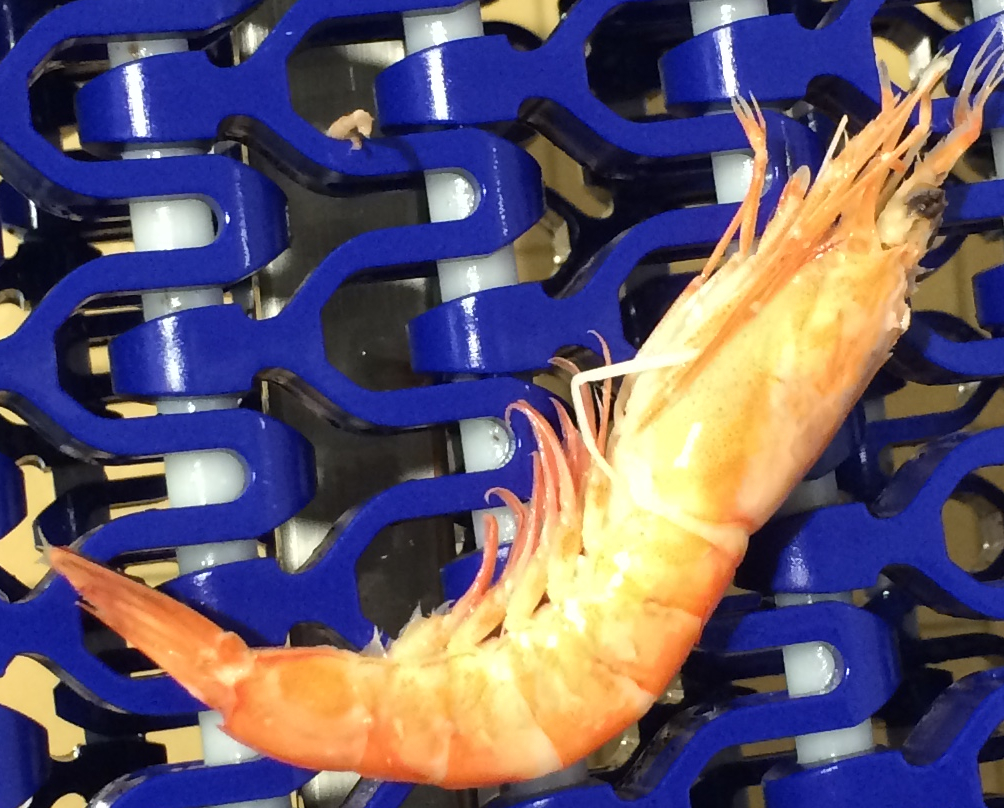
#> input picture images/peque.jpg, 1004 x 808 px, found by its file name
$ jupyter execute --allow-errors 'dieta notebook colores gambas.ipynb'   (shell and % lines are left out)
#> lines starting #> are read from the running program, lines starting #| are printed output that depends on the picture; after the words box and inside, x2 and y2 are one past the last pixel; in counts of white or black regions, pixels touching at a corner belong together
# Partes del notebook:
- Introducción
- Carga de datos.
- Procesamiento de la image. Diferencia de colores usando el modelo LAB.
- Análisis de las componentes conexas.

## Introducción

En este notebook se presenta un prototipo para el análisis oclusal.
La aplicación se divide en carga de datos, procesamiento de la imagen y análisis de la imagen.

## Carga de datos

[cell 1]
from tkinter import *
from tkinter.filedialog import askopenfilename
from tkinter.messagebox import showerror

fname = "" # Esto va a ser el nombre del archivo

class MyFrame(Frame):
    def __init__(self):
        Frame.__init__(self)
        self.master.title("Carga Imágenes")
        self.master.rowconfigure(5, weight=1)
        self.master.columnconfigure(5, weight=1)
        self.grid(sticky=W+E+N+S)

        self.button = Button(self, text="Explora", command=self.load_file, width=10)
        self.button.grid(row=1, column=0, sticky=W)

    def load_file(self):
        global fname
        global root

        fname = askopenfilename(filetypes=(("Imagenes", "*.jpg"),
                                           ("Imagenes", "*.JPG"),
                                           ("All files", "*.*") ))
        if fname:
            try:
                print(fname)
            except:
                showerror("Fallos al cargar el fichero", "Failed to read file\n'%s'" % fname)
            return


#> (the rest of this cell did not finish here and is left out)

[cell 2]
# O más rápido, decir explicitamente la imagen a cargar
fname = "/home/jose/Dropbox/TFGs/gambas/IMG_1431.JPG"

[cell 3]
print("Se va a cargar la imagen contenida en ",fname)

[cell 4]

from skimage import io # necesario para leer imágenes
import matplotlib.pyplot as plt #matplotlib es necesario para mostrar gráficos
import matplotlib.cm as cm
import matplotlib.patches as mpatches


# Nota, se podría reducir el tamaño de todas las imágenes para acelerar
#> (the rest of this cell did not finish here and is left out)

## Procesamiento de la imagen

[cell 5]
# en skimage se puede pasar de RGB a lab con la función  rgb2lab
from skimage.color import rgb2lab

[cell 6]
'''
Función que transforma un número en base 255 en otro en base 1.
'''

def base1(num):
    valorEnBase255 = num
    valorEnBase1 = (valorEnBase255/255)*1
    return valorEnBase1

print(base1(255))
#> in base1, `valorEnBase255 = num`: valorEnBase255 = 255
#> in base1, `valorEnBase1 = (valorEnBase255/255)*1`: valorEnBase1 = 1
print(base1(200))
print(base1(25.5))

[cell 7]
'''
Función para pasar un pixel de RGB a CIELAB

CIELAB es más apropiado para hacer diferencia de colores
'''
def pixelRGB2LAB(pixel):
    r,g,b = pixel # pixel es una lista con 3 valores, los puedo guardar en 3 variables asi
    rBase1 = base1(r)
    gBase1 = base1(g)
    bBase1 = base1(b)


    # rgb2lab espera una lista3D, así que le paso el pixel dentro
    # de una lista de listas y para sacarlo igual.
    return rgb2lab([[[rBase1,gBase1,bBase1]]])[0][0]

[cell 8]
'''
Función que recibe 3 parámetros: imagen, color y umbral.
Convierte imagen y color al modelo LAB
Realiza la diferencia de color entre cada uno de los pixels de la imagen y el color pasado como parámetro
Y posteriormente realiza la binarización usando el umbral.
'''

def diferenciaColorLab(imagen,color,umbral):
    print("diferenciaColorLab")
    imagenLab = rgb2lab(imagen)
    colorLab = pixelRGB2LAB(color)
    imagenLab2 = abs(imagenLab-color).mean(axis=2)
    imagenLab3 = imagenLab2 < umbral
    return imagenLab3

[cell 9]
# Ejemplos de uso de las funciones.

# actualiza la ruta


pathPequeImg="/home/jose/Dropbox/TFGs/gambas/peque.jpg"
#> pathPequeImg = '/home/jose/Dropbox/TFGs/gambas/peque.jpg'
imgPeque = io.imread(pathPequeImg)
#> imgPeque is the input picture: shape (808, 1004, 3); mean R, G, B 99.9, 88.4, 107.8
                                        # color RGB de un pixel de dentro de la gamba cogido con gimp
diffCLab = diferenciaColorLab(imgPeque, [ 247,211,114], 160)
#> in diferenciaColorLab, `imagenLab = rgb2lab(imagen)`: imagenLab: shape (808, 1004, 3) float64; mean of channels 0, 1, 2 39.2, 15.9, -9.9
#> in diferenciaColorLab, `imagenLab2 = abs(imagenLab-color).mean(axis=2)`:
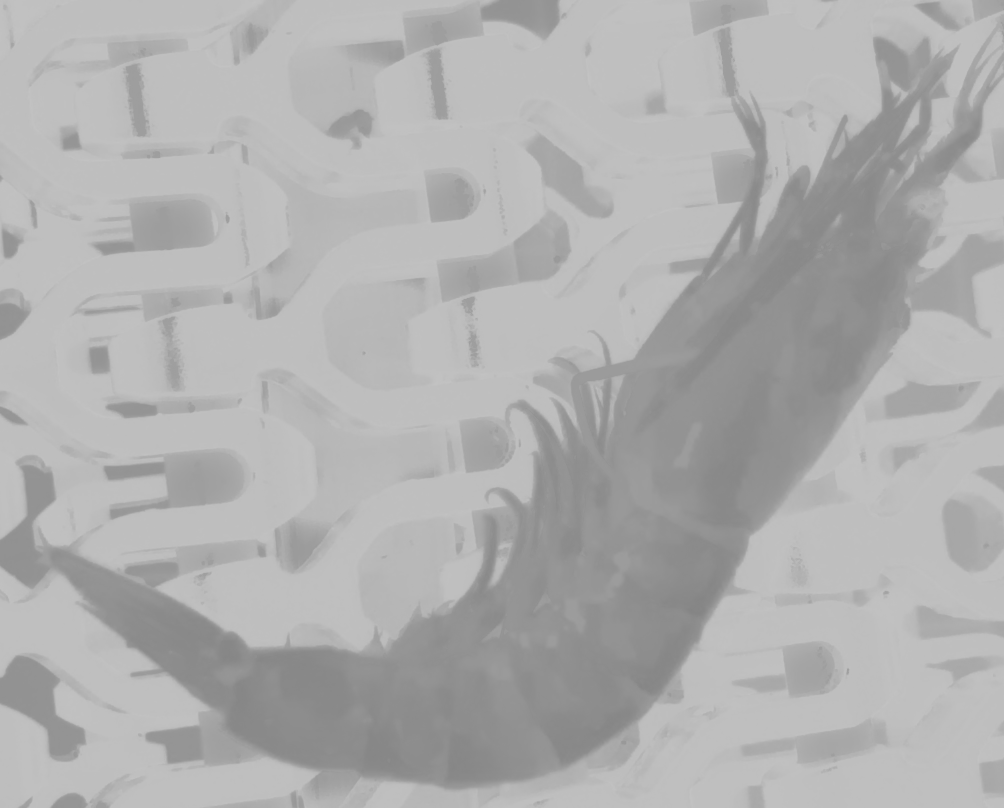
#> imagenLab2: shape (808, 1004) float64; min 132.8, max 194.9, mean 175.6
#> in diferenciaColorLab, `imagenLab3 = imagenLab2 < umbral`:
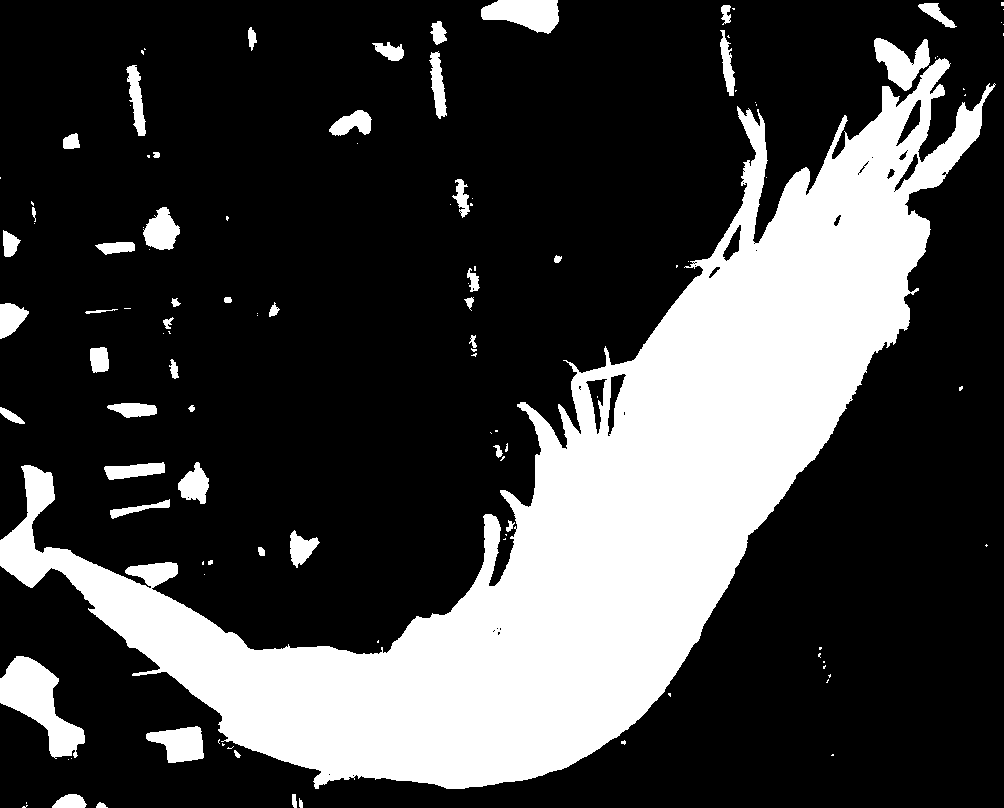
#> imagenLab3: shape (808, 1004) bool; 26.3% white; 117 white regions (68 under 20 px), largest, box (x1, y1, x2, y2) and area: (0, 58, 996, 789) 191963, (0, 656, 85, 759) 3941, (481, 0, 559, 34) 1861

plt.imshow(diffCLab,cmap=cm.gray)
plt.figure()
plt.imshow(imgPeque)

## Morfología matemática

http://scikit-image.org/docs/dev/auto_examples/xx_applications/plot_morphology.html

Morphological opening on an image is defined as an erosion followed by a dilation. Opening can remove small bright spots (i.e. “salt”) and connect small dark cracks.

Morphological closing on an image is defined as a dilation followed by an erosion. Closing can remove small dark spots (i.e. “pepper”) and connect small bright cracks.

[cell 10]
from skimage.morphology import erosion, dilation, opening, closing, white_tophat
from skimage.morphology import black_tophat, skeletonize, convex_hull_image
from skimage.morphology import disk

selem = disk(6)


opImg = opening(diffCLab, selem)
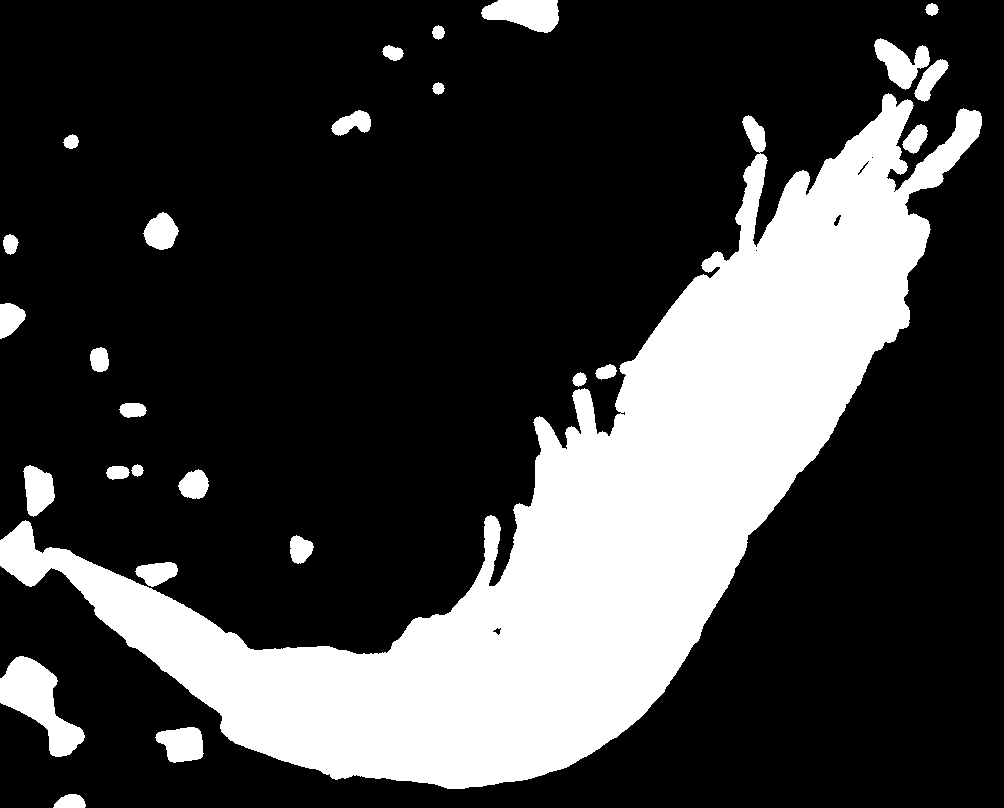
#> opImg: shape (808, 1004) bool; 24.9% white; 27 white regions, largest, box (x1, y1, x2, y2) and area: (0, 93, 982, 789) 184165, (0, 656, 85, 757) 3870, (481, 0, 559, 33) 1838
plt.imshow(opImg,cmap=cm.gray)

## análisis
- parte 1: Analisis de componentes conexas

### Análisis parte 1

Mira este enlace con la lista de atributos que se puede sacar de una región
http://scikit-image.org/docs/dev/api/skimage.measure.html#skimage.measure.regionprops

[cell 11]
# imports necesarios para hacer el análisis de componentes conexas
from skimage.measure import label
from skimage.measure import regionprops

[cell 12]
'''
Función que realiza el análisis de componentes conexas.
Recibe 2 imágenes: la primera de color y la segunda en blanco y negro.
Realizará la búsqueda de componentes conexas sobre la segunda, la primera se usa solo para mostrarla.
Devuelve los anchos y los largos de cada una de las componentes encontradas.
'''

def analiza(img,imgBN):

    anchoRegion = []
    largoRegion = []

    # crea una figura con dos subfiguras
    fig, ax = plt.subplots(ncols=2, nrows=1, figsize=(16, 16))

    # hace las etiquetas de los ejes invisibles
    ax[0].yaxis.set_visible(False)
    ax[0].xaxis.set_visible(False)

    ax[1].yaxis.set_visible(False)
    ax[1].xaxis.set_visible(False)

    # en la primera subfigura está la imagen original
    ax[0].imshow(img)

    # en la segunda subfigura está la imagen en blanco y negro con las regiones encontradas
    ax[1].imshow(imgBN, cmap=plt.cm.gray)


    # label es la primera función clave, toma una imagen en blanco y negro
    # y devuelve sus componentes conexas
    label_image = label(imgBN)

    # regionprops es la segunda función clave, toma las componentes conexas
    # y devuelve una lista


    for region in regionprops(label_image):
        #aqui de una region se puede sacar área y muchas otras cosas

        # skip small images
        if region.area < 10000:  # esto se debería parametrizar
            continue


        # draw rectangle around segmented regions
        minr, minc, maxr, maxc = region.bbox
        rect = mpatches.Rectangle((minc, minr), maxc - minc, maxr - minr,
                                  fill=False, edgecolor='red', linewidth=1)
        ax[1].add_patch(rect)

        # fijaos que aqui arriba se saca el área, así se pueden sacar todos los demás valores
        # region es un objeto que describe todas las propiedades de la región
        anchoRegion.append(region.minor_axis_length)
        largoRegion.append(region.major_axis_length)

    plt.tight_layout()
    plt.show()

    return anchoRegion,largoRegion

[cell 13]
analiza(imgPeque,opImg)
#> in analiza, `label_image = label(imgBN)`:
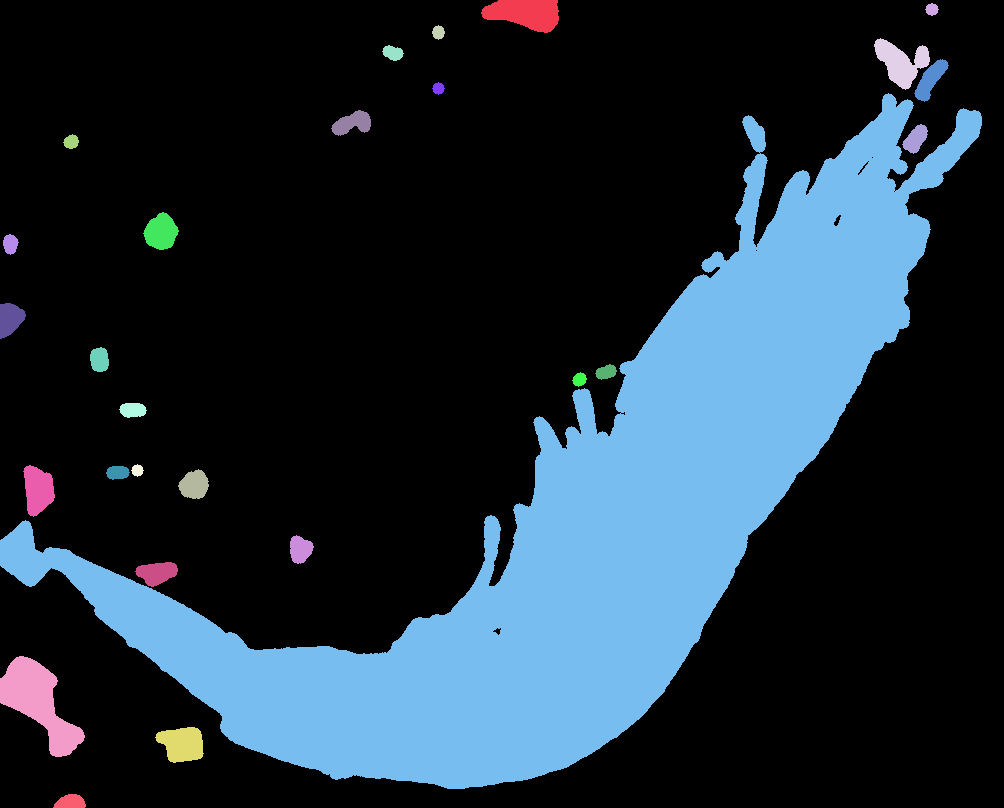
#> label_image: shape (808, 1004) int32; 28 distinct labels, from 0 to 27; one colour per label, 0 black
#> the loop in analiza, `for region in regionprops(label_image):` made 27 passes
#> (minr, minc, maxr, maxc) on pass 8: (93, 0, 789, 982)
#> after the loop in analiza, `for region in regionprops(label_image):`: anchoRegion = [381.7]; largoRegion = [1033.8]
#> in analiza, `plt.show()`:
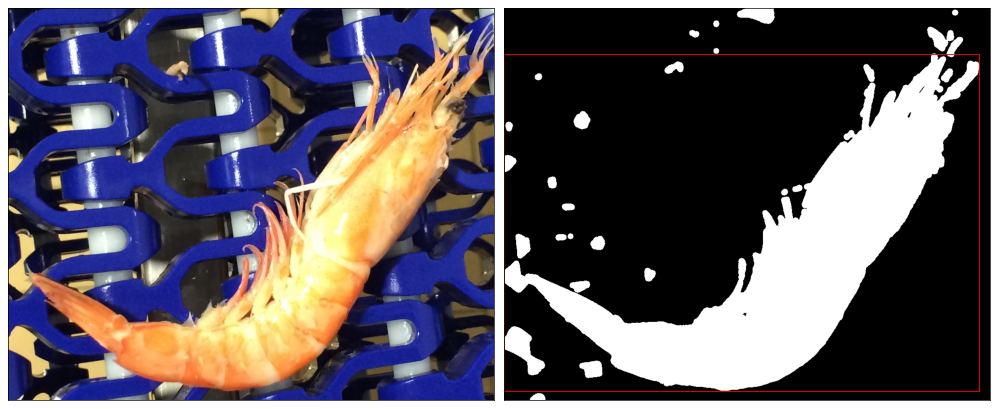
#> figure drawn by matplotlib, 2 panels
#> Out = ([381.7], [1033.8])
